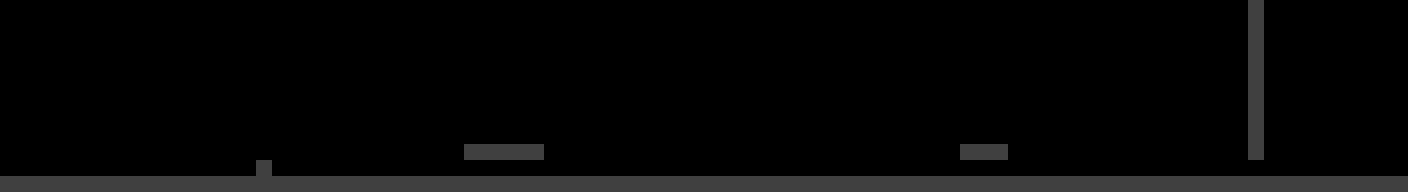

The image is a tile-based game level rendered from a .tmx file. Its description and source (layers, tilesets, objects; grid data summarised) follow:
An orthogonal 88x12 tile map with 16x16 px tiles, 1 tile layer (Tile Layer 1) and 11 objects (6x wall, 3x enemy, player, flag).

<map version="1.2" tiledversion="1.2.2" orientation="orthogonal" renderorder="right-down" width="88" height="12" tilewidth="16" tileheight="16" infinite="0" nextlayerid="3" nextobjectid="12">
 <tileset firstgid="1" source="TileSet.tsx" />
 <layer id="1" name="Tile Layer 1" width="88" height="12">
  <data>[1056 cells, 107 non-empty, 1 distinct tile ids]</data>
 </layer>
 <objectgroup id="2" name="obstacles">
  <object id="1" name="enemy" x="704" y="160" width="16" height="16" />
  <object id="2" name="enemy" x="832" y="144" width="16" height="32" />
  <object id="3" name="enemy" x="1040" y="128" width="16" height="48" />
  <object id="4" name="wall" x="464" y="144" width="80" height="16" />
  <object id="5" name="wall" x="960" y="144" width="48" height="16" />
  <object id="6" name="wall" x="0" y="176" width="1408" height="16" />
  <object id="7" name="wall" x="1392" y="0" width="16" height="176" />
  <object id="8" name="player" x="0" y="144" width="16" height="16" />
  <object id="9" name="flag" x="1376" y="160" width="16" height="16" />
  <object id="10" name="wall" x="256" y="160" width="16" height="16" />
  <object id="11" name="wall" x="1248" y="0" width="16" height="160" />
 </objectgroup>
</map>
